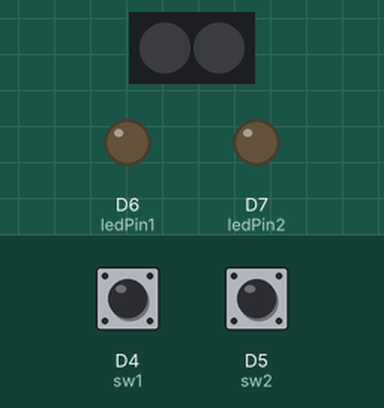
Simulated run of this sketch. Board: ESP8266 (NodeMCU). On the bench: 2 RGB LEDs in strip order, left to right, output pins drawn as LEDs (lit = HIGH). Inputs (shaded band) come from the test bench; at power-on: D4 (sw1) HIGH, D5 (sw2) HIGH. The strip is taken to match the declared colour order.

Above: at 1.2 s.
1.3 s: D4 (sw1) pulled LOW for 0.15 s
At 1.7 s:
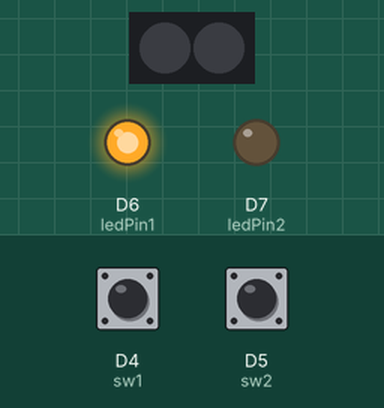
2.9 s: D5 (sw2) pulled LOW for 0.15 s
At 4.1 s:
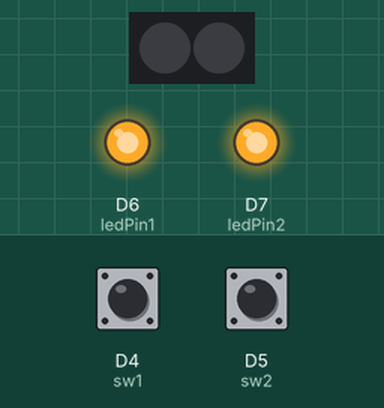
4.5 s: D4 (sw1) pulled LOW for 1 s
At 5.3 s:
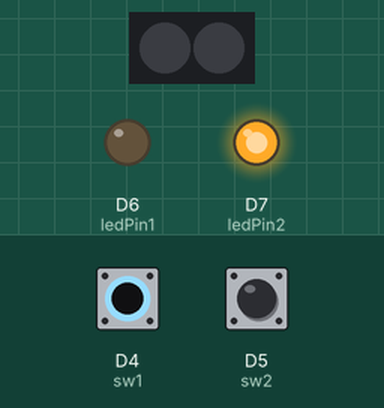
7.0 s: D4 (sw1) pulled LOW for 3.2 s
At 8.4 s:
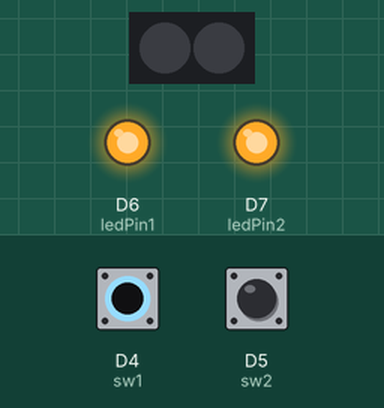
11.7 s: D5 (sw2) pulled LOW for 1 s
At 12.0 s:
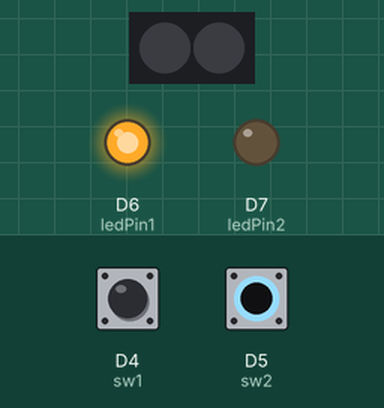
Timing chart, 0 to 14.7 s (numbered marks = the images above; inputs shaded):
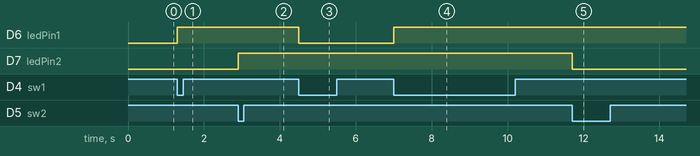

The sketch:

653070310210_sketch4.ino
```cpp
#include <Adafruit_NeoPixel.h>
#define NUMSLEDs 2
#define PINSLEDs 10
Adafruit_NeoPixel SLEDs = Adafruit_NeoPixel(NUMSLEDs, PINSLEDs, NEO_RGB + NEO_KHZ800);

#define sw1 D4
#define sw2 D5
#define ledPin1 D6
#define ledPin2 D7

int st_sw1 = 0;
int st_sw2 = 0;
int st_1 = 0;
int st_2 = 0;
int last_st_sw1 = 1;
int last_st_sw2 = 1;

void setup() {
  // put your setup code here, to run once:
  pinMode(10, OUTPUT);
    SLEDs.begin();
    SLEDs.show();
    pinMode(ledPin1, OUTPUT);
    pinMode(ledPin2, OUTPUT);
    pinMode(sw1, INPUT);
    pinMode(sw2, INPUT);
}

void loop() {
  // put your main code here, to run repeatedly:
   st_sw1 = digitalRead(sw1);
    if ((st_sw1 == 0) && (last_st_sw1 == 1)) {
        st_1 = !st_1;
        digitalWrite(ledPin1, st_1);
        delay(250);
    }
    last_st_sw1 = st_sw1;

    st_sw2 = digitalRead(sw2);
    if ((st_sw2 == 0) && (last_st_sw2 == 1)) {
        st_2 = !st_2;
        digitalWrite(ledPin2, st_2);
        delay(250);
    }
    last_st_sw2 = st_sw2;
}
```

Measured:
- after the input at 1.3 s, D6 (ledPin1): LOW → HIGH at once
- after the input at 2.9 s, D7 (ledPin2): LOW → HIGH at once
- after the input at 4.5 s, D6 (ledPin1): HIGH → LOW at once
- after the input at 7.0 s, D6 (ledPin1): LOW → HIGH at once
- after the input at 11.7 s, D7 (ledPin2): HIGH → LOW at once
